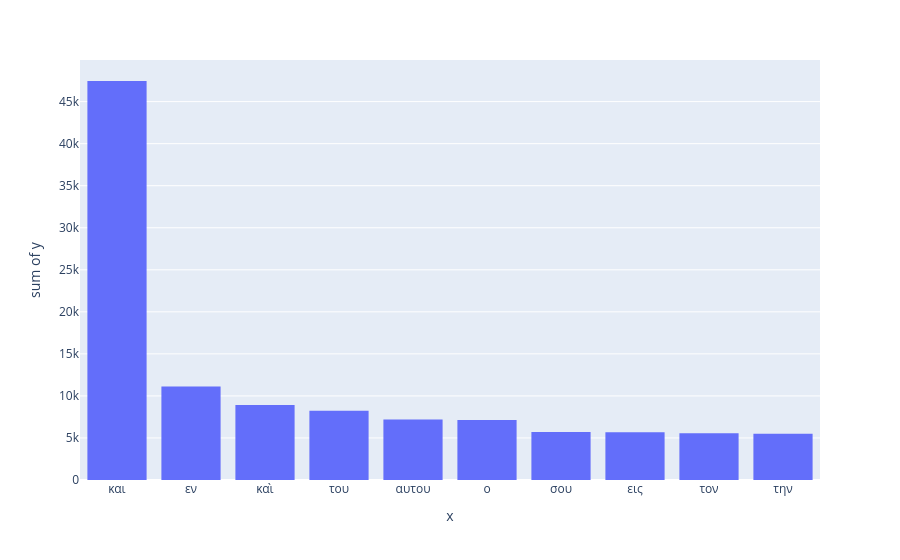

This figure's notebook cell:
### Code cell
px.histogram(
    x = bible['text'].value_counts().keys()[:10],
    y = bible['text'].value_counts()[:10]
)

### Figure 1 — Plotly figure (JSON) as saved in the notebook; plotly's stock layout.template omitted (floating-point values rounded to 4 significant figures)
{"data": [{"bingroup": "x", "histfunc": "sum", "hovertemplate": "x=%{x}<br>sum of y=%{y}<extra></extra>", "legendgroup": "", "marker": {"color": "#636efa", "pattern": {"shape": ""}}, "name": "", "orientation": "v", "showlegend": false, "type": "histogram", "x": ["και", "εν", "καὶ", "του", "αυτου", "ο", "σου", "εις", "τον", "την"], "xaxis": "x", "y": [47452, 11109, 8930, 8227, 7181, 7129, 5715, 5689, 5573, 5487], "yaxis": "y"}], "layout": {"barmode": "relative", "legend": {"tracegroupgap": 0}, "margin": {"t": 60}, "xaxis": {"anchor": "y", "domain": [0, 1], "title": {"text": "x"}}, "yaxis": {"anchor": "x", "domain": [0, 1], "title": {"text": "sum of y"}}}}
